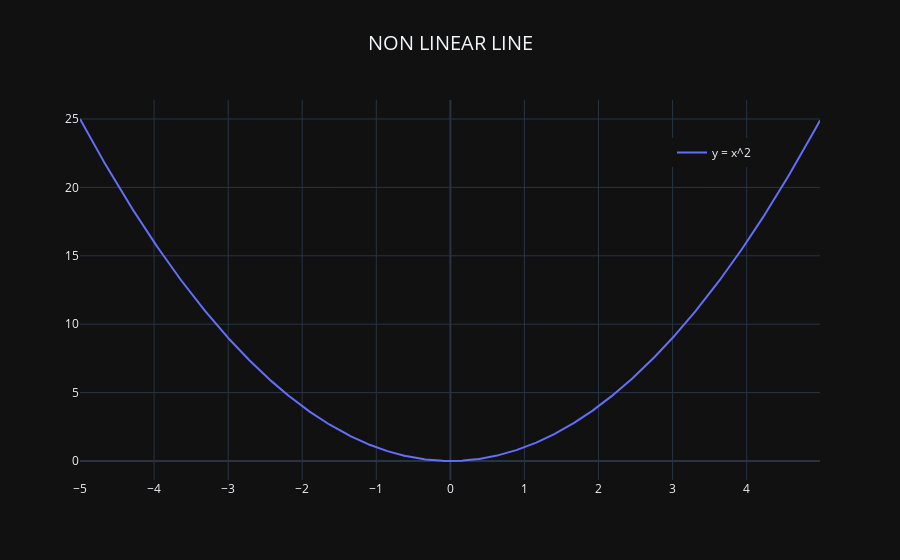

This figure's notebook cell:
### Markdown cell above
Visualize a non linear equation in one variable:   $y = x ^ 2$:

### Code cell
import numpy as np
import plotly.graph_objects as go

# Creating x values
xvals = np.arange(-5, 5, 0.01)

# Creating a figure
fig = go.Figure()

# Adding a scatter trace to the figure
fig.add_trace(
    go.Scatter(
        x=xvals,
        y=xvals**2,
        mode='lines',
        name='y = x^2'
    )
)

fig.update_layout(
    title='NON LINEAR LINE',
    showlegend=True, 
    legend=dict(
        x=0.8, 
        y=0.9
    ),
    title_font=dict(size=20),  # You can also adjust font size if needed
    title_x=0.5,  # Centers the title
    title_xanchor='center'  # Ensures the title is anchored at the center
)

# Display the plot
fig.show()

### Figure 1 — Plotly figure (JSON) as saved in the notebook; plotly's stock layout.template omitted (floating-point values rounded to 4 significant figures; data arrays with more than 128 entries replaced by an {"elided": "..."} marker saying what was removed)
{"data": [{"mode": "lines", "name": "y = x^2", "type": "scatter", "x": {"elided": "1000 float values"}, "y": {"elided": "1000 float values"}}], "layout": {"legend": {"x": 0.8, "y": 0.9}, "showlegend": true, "title": {"font": {"size": 20}, "text": "NON LINEAR LINE", "x": 0.5, "xanchor": "center"}}}
